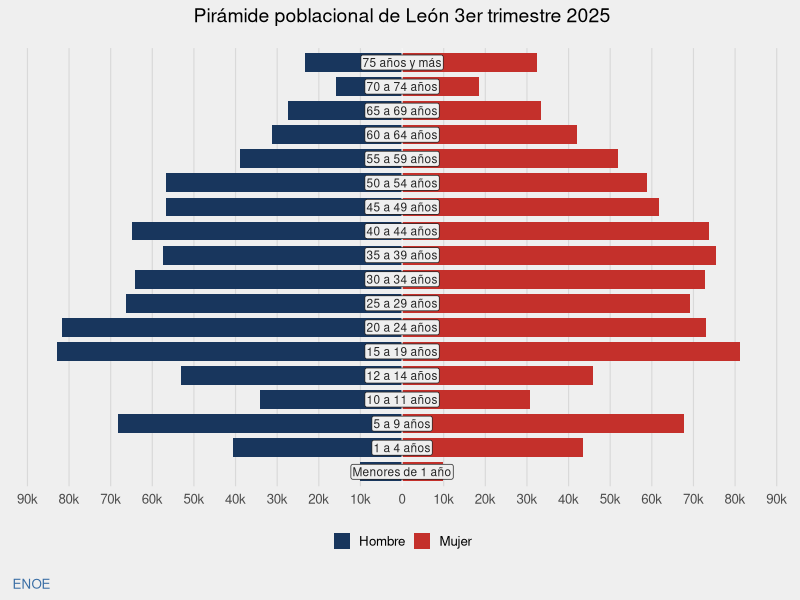
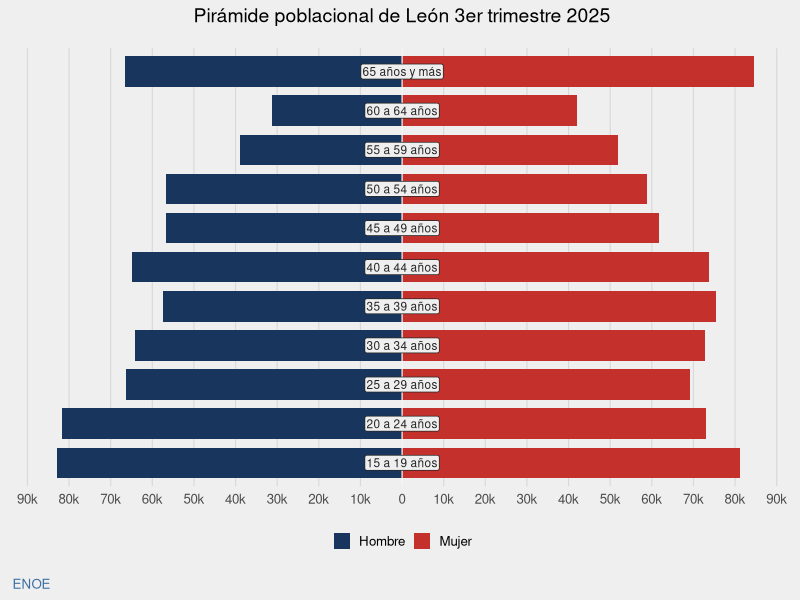
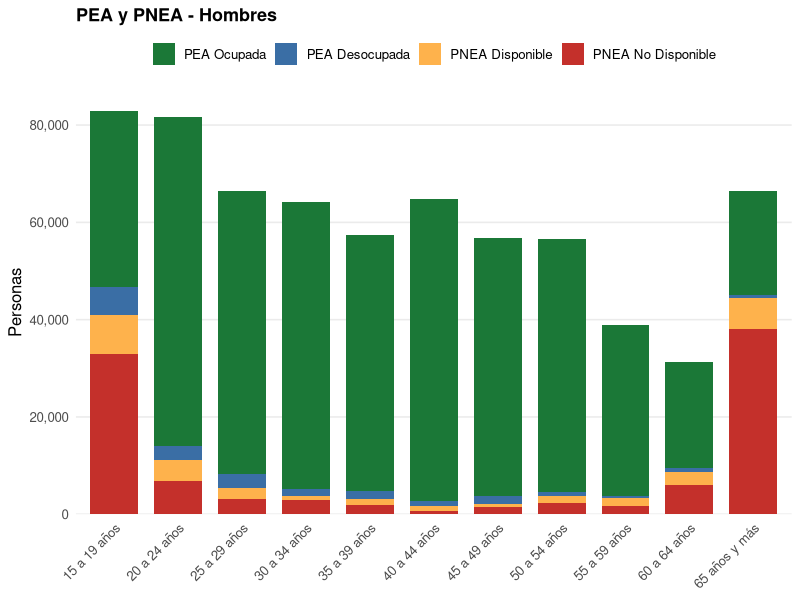
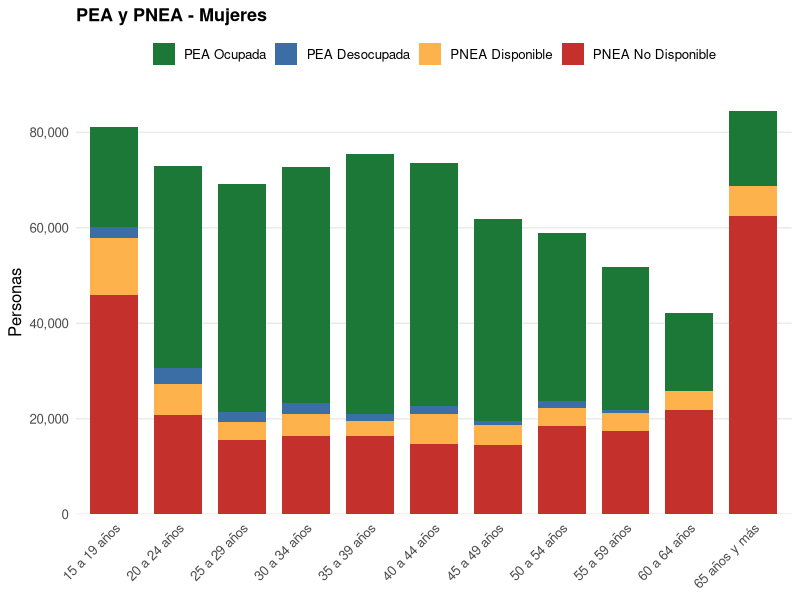
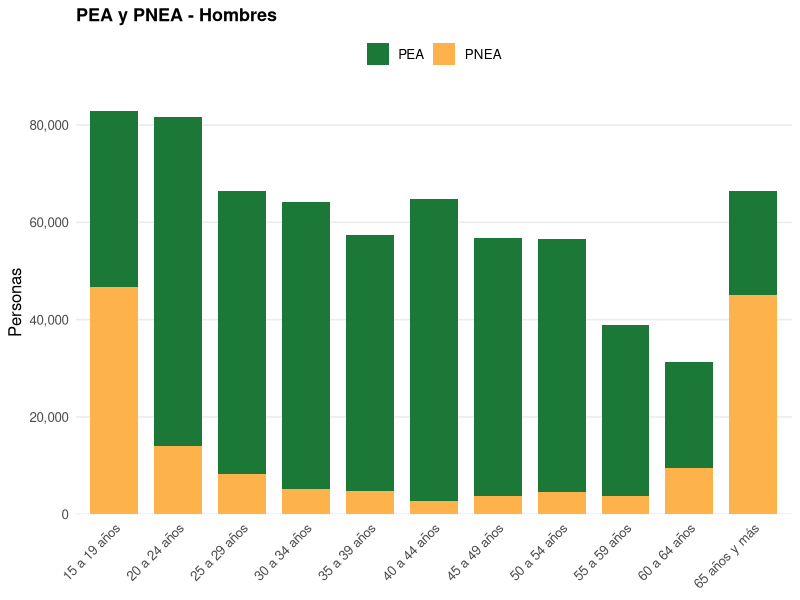
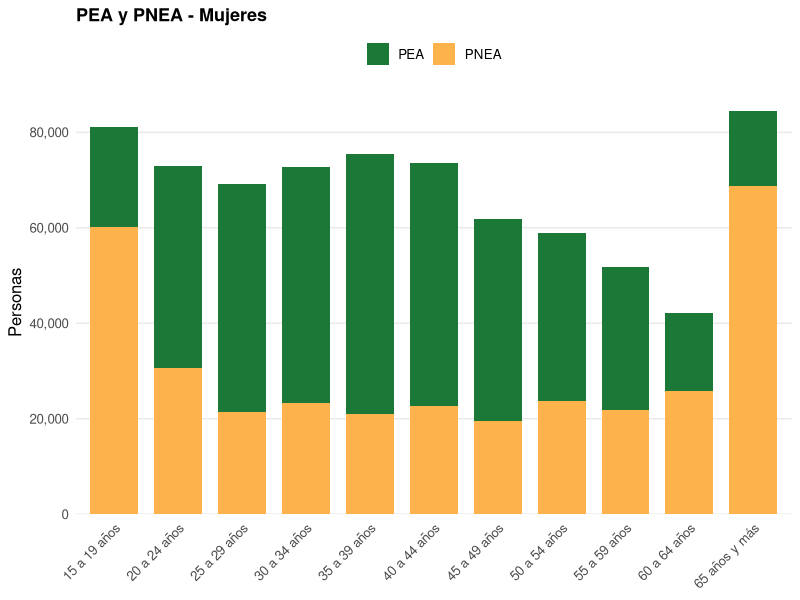
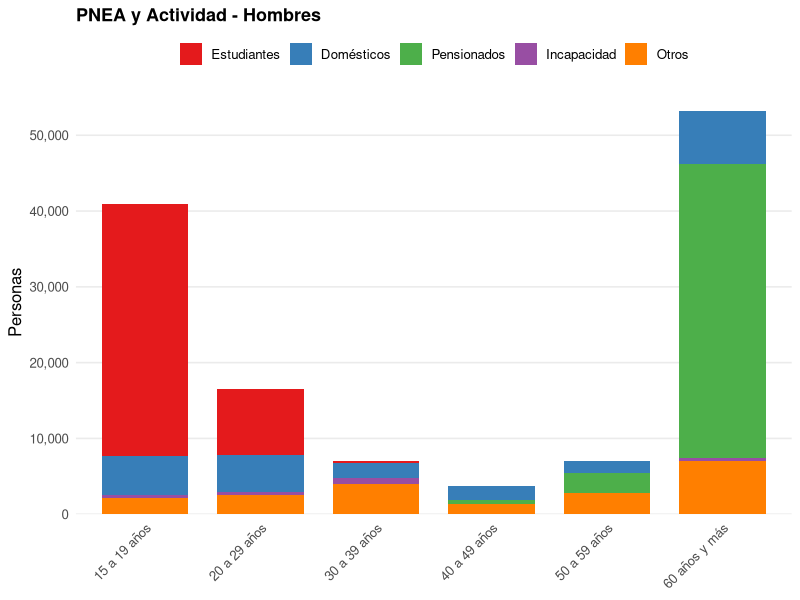
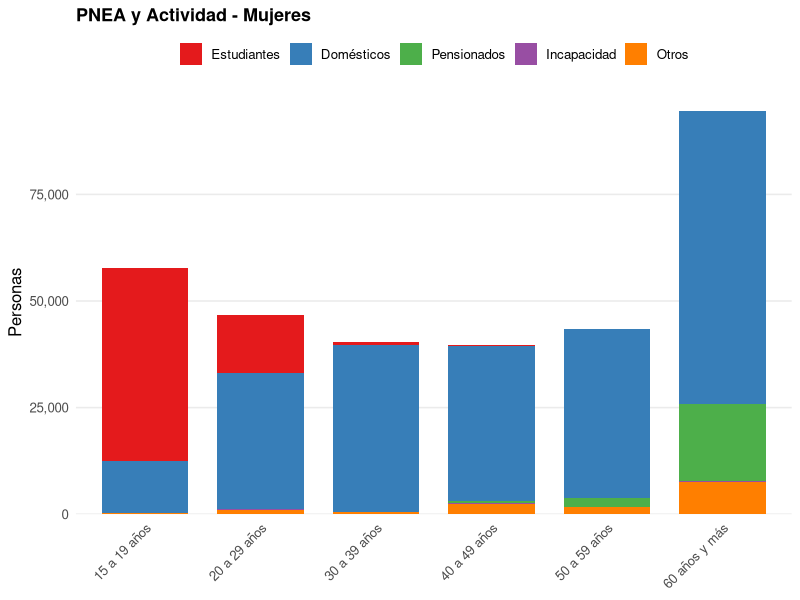

These figures' R source, in order:
## ---- chunk 1
#| include: false

library(tidyverse)
library(RColorBrewer)
library(writexl)
library(openxlsx)
library(kableExtra)
library(readxl)
library(tidyr)
## ---- chunk 2
#| code-fold: true
#| fig-align: center

data_pob_complete <- read_excel("./data_input/A_1_Pob_Edad_Sexo_complete_3t.xlsx")
orden_grupos_edad <- c(
  "Menores de 1 año", "1 a 4 años","5 a 9 años", "10 a 11 años", "12 a 14 años",
  "15 a 19 años", "20 a 24 años", "25 a 29 años", "30 a 34 años",
  "35 a 39 años", "40 a 44 años", "45 a 49 años", "50 a 54 años",
  "55 a 59 años", "60 a 64 años", "65 a 69 años", "70 a 74 años",
  "75 años y más"
)

data_pob_complete$Grupo <- factor(data_pob_complete$Grupo, levels = orden_grupos_edad)
data_pob_complete$Sexo <- factor(data_pob_complete$Sexo, levels = c("Hombres", "Mujeres"))

grafica_piramide <- function(pob)
{  
pob <- pob |> dplyr::select(Sexo, Grupo, Poblacion) 

pob <- pob |> 
  mutate(
    pob_dir = ifelse(Sexo == "Hombres", -Poblacion, Poblacion)  # signo para el lado
  )

# Límite simétrico del eje (redondeado a la decena de millar superior)
lim <- ceiling(max(pob$Poblacion) / 10000) * 10000
cortes <- seq(-lim, lim, by = 10000)

colores <- c("Hombres" = "#18365d",  
             "Mujeres" = "#c4302b")  

etiquetas <- pob |>  distinct(Grupo)

p <- ggplot(pob, aes(x = pob_dir, y = Grupo, fill = Sexo)) +
  geom_col(width = 0.78) +
  geom_vline(xintercept = 0, color = "white", linewidth = 0.4) +
  # Etiqueta del grupo quinquenal centrada sobre el eje 0.
  # fill = color del fondo para enmascarar las barras detrás; label.size = 0 quita el borde.
  geom_label(
    data = etiquetas,
    aes(x = 0, y = Grupo, label = Grupo),
    inherit.aes = FALSE,
    fill = "#efefef", color = "grey15",
    linewidth = 0, label.padding = unit(0.12, "lines"),
    size = 3
  ) +
  scale_x_continuous(
    breaks = cortes,
    labels = function(x) ifelse(x == 0, "0", paste0(abs(x) / 1000, "k")),
    limits = c(-lim, lim),
    expand = expansion(mult = c(0.02, 0.02))
  ) +
  scale_fill_manual(
    values = colores,
    labels = c("Hombres" = "Hombre", "Mujeres" = "Mujer"),  # leyenda como en la figura
    name   = NULL
  ) +
  labs(
    title   = "Pirámide poblacional de León 3er trimestre 2025",
    x = NULL, y = NULL,
    caption = "ENOE"
  ) +
  theme_minimal(base_size = 12) +
  theme(
    plot.background   = element_rect(fill = "#efefef", color = NA),
    panel.background  = element_rect(fill = "#efefef", color = NA),
    panel.grid.major.x = element_line(color = "#d9d9d9", linewidth = 0.4),
    panel.grid.minor   = element_blank(),
    panel.grid.major.y = element_blank(),
    axis.text.y  = element_blank(),   # la figura original no rotula los grupos
    axis.ticks   = element_blank(),
    plot.title   = element_text(hjust = 0.5, size = 14, margin = margin(b = 15)),
    plot.caption = element_text(hjust = 0, color = "#3a6ea5", margin = margin(t = 15)),
    legend.position = "bottom",
    legend.key.size = unit(0.9, "lines")
  )

return(p)
}

piramide_complete <- grafica_piramide(data_pob_complete)
print(piramide_complete)

## ---- chunk 3
#| code-fold: true
#| fig-align: center

data_pob <- read_excel("./data_input/A_2_Pob_Edad_Sexo_3t.xlsx")
orden_grupos_edad <- c(
  "15 a 19 años", "20 a 24 años", "25 a 29 años", "30 a 34 años",
  "35 a 39 años", "40 a 44 años", "45 a 49 años", "50 a 54 años",
  "55 a 59 años", "60 a 64 años", "65 años y más"
)

data_pob$Grupo <- factor(data_pob$Grupo, levels = orden_grupos_edad)
data_pob$Sexo <- factor(data_pob$Sexo, levels = c("Hombres", "Mujeres"))



piramide_pob <- grafica_piramide(data_pob)
print(piramide_pob)

## ---- chunk 4
#| code-fold: true
#| fig-align: center

data_pea_pnea <- read_excel("./data_input/A_3_PEA_PNEA_3t.xlsx")

orden_grupos_edad <- c(
  "15 a 19 años", "20 a 24 años", "25 a 29 años", "30 a 34 años",
  "35 a 39 años", "40 a 44 años", "45 a 49 años", "50 a 54 años",
  "55 a 59 años", "60 a 64 años", "65 años y más")
orden_condicion <- c("PEA Ocupada", "PEA Desocupada", "PNEA Disponible", "PNEA No Disponible")

data_pea_pnea$Grupo <- factor(data_pea_pnea$Grupo, levels = orden_grupos_edad)
data_pea_pnea$Sexo <- factor(data_pea_pnea$Sexo, levels = c("Hombres", "Mujeres"))
data_pea_pnea$Condicion <- factor(data_pea_pnea$Condicion, levels = orden_condicion)

colores <- c("PEA Ocupada" = "#1b7837", "PEA Desocupada" = "#3a6ea5", 
             "PNEA Disponible" = "#feb24c", "PNEA No Disponible" = "#c4302b")

# Función: diagrama de barras apiladas para un sexo
grafico_pea_pnea_general <- function(sx) {
  ggplot(filter(data_pea_pnea, Sexo == sx),
         aes(x = Grupo, y = Poblacion, fill = Condicion)) +
    geom_col(width = 0.75) +
    scale_fill_manual(values = colores, name = NULL) +
    scale_y_continuous(labels = scales::comma,
                       expand = expansion(mult = c(0, 0.05))) +
    labs(title = paste0("PEA y PNEA - ", sx),
         x = NULL, y = "Personas") +
    theme_minimal(base_size = 12) +
    theme(
      axis.text.x        = element_text(angle = 45, hjust = 1),
      panel.grid.major.x = element_blank(),
      panel.grid.minor   = element_blank(),
      legend.position    = "top",
      plot.title         = element_text(face = "bold", size = 13)
    )
}

p_hombres <- grafico_pea_pnea_general("Hombres")
p_mujeres <- grafico_pea_pnea_general("Mujeres")

print(p_hombres)
print(p_mujeres)

## ---- chunk 5
#| code-fold: true
#| fig-align: center


data_pea_pnea$Condicion_estudio <- factor(data_pea_pnea$Condicion_estudio, levels = c("PEA", "PNEA"))

colores <- c("PEA" = "#1b7837", "PNEA" = "#feb24c")

# Función: diagrama de barras apiladas para un sexo
grafico_pea_pnea <- function(sx) {
  ggplot(filter(data_pea_pnea, Sexo == sx),
         aes(x = Grupo, y = Poblacion, fill = Condicion_estudio)) +
    geom_col(width = 0.75) +
    scale_fill_manual(values = colores, name = NULL) +
    scale_y_continuous(labels = scales::comma,
                       expand = expansion(mult = c(0, 0.05))) +
    labs(title = paste0("PEA y PNEA - ", sx),
         x = NULL, y = "Personas") +
    theme_minimal(base_size = 12) +
    theme(
      axis.text.x        = element_text(angle = 45, hjust = 1),
      panel.grid.major.x = element_blank(),
      panel.grid.minor   = element_blank(),
      legend.position    = "top",
      plot.title         = element_text(face = "bold", size = 13)
    )
}

p_hombres <- grafico_pea_pnea("Hombres")
p_mujeres <- grafico_pea_pnea("Mujeres")

print(p_hombres)
print(p_mujeres)

## ---- chunk 6
#| code-fold: true
#| fig-align: center

data_pnea_actividad_b <- read_excel("./data_input/A_4_PNEA_Actividad_3t.xlsx")

orden_grupos_edad <- c(
  "15 a 19 años", "20 a 29 años", "30 a 39 años",
  "40 a 49 años", "50 a 59 años", "60 años y más")

orden_condicion <- c("Estudiantes", "Domésticos", "Pensionados", "Incapacidad", "Otros")

data_pnea_actividad_b$Grupo <- factor(data_pnea_actividad_b$Grupo, levels = orden_grupos_edad)
data_pnea_actividad_b$Sexo <- factor(data_pnea_actividad_b$Sexo, levels = c("Hombres", "Mujeres"))
data_pnea_actividad_b$Condicion <- factor(data_pnea_actividad_b$Condicion, levels = orden_condicion)



# Función: diagrama de barras apiladas para un sexo
grafico_actividad_sexo <- function(sx) {
  ggplot(filter(data_pnea_actividad_b, Sexo == sx),
         aes(x = Grupo, y = Poblacion, fill = Condicion)) +
    geom_col(width = 0.75) +
    scale_fill_brewer(palette = "Set1", name = NULL) +
    scale_y_continuous(labels = scales::comma,
                       expand = expansion(mult = c(0, 0.05))) +
    labs(title = paste0("PNEA y Actividad - ", sx),
         x = NULL, y = "Personas") +
    theme_minimal(base_size = 12) +
    theme(
      axis.text.x        = element_text(angle = 45, hjust = 1),
      panel.grid.major.x = element_blank(),
      panel.grid.minor   = element_blank(),
      legend.position    = "top",
      plot.title         = element_text(face = "bold", size = 13)
    )
}

p_hombres <- grafico_actividad_sexo("Hombres")
p_mujeres <- grafico_actividad_sexo("Mujeres")

print(p_hombres)
print(p_mujeres)
## ---- chunk 7
#| code-fold: true
#| fig-align: center
#| fig-width: 10

data_ocup <- read_excel("./data_input/A_5_PO_ocupacion_3t.xlsx")

orden_ocupacion <- c("Profesionales, técnicos y trabajadores del arte", 
                     "Trabajadores de la educación", "Funcionarios y directivos", 
                     "Oficinistas", "Trabajadores industriales, artesanos y ayudantes", 
                     "Comerciantes", "Operadores de transportes", "Trabajadores en servicios personales", "Trabajadores en protección y vigilancia", "Trabajadores agropecuarios", "No especificado")

data_ocup$Grupo_ocupacion <- factor(data_ocup$Grupo_ocupacion, levels = orden_ocupacion)
data_ocup$Sexo <- factor(data_ocup$Sexo, levels = c("Hombres", "Mujeres"))




ggplot(data_ocup, aes(x = Sexo, y = Porcentaje_est_sexo, fill = Grupo_ocupacion)) +
  geom_col(width = 0.75) +
  scale_fill_brewer(palette = "Spectral", name = NULL) +
  labs(title = "Distribución estimada ocupacional de la población ocupada",
       x = NULL, y = "Proporción") +
  theme_minimal(base_size = 12) +
  theme(
    axis.text.x        = element_text(angle = 45, hjust = 0.5),
    panel.grid.major.x = element_blank(),
    panel.grid.minor   = element_blank(),
    legend.position    = "right",
    plot.title         = element_text(face = "bold", size = 13)
  )



## ---- chunk 8
#| code-fold: true
#| fig-align: center


data_ing <- read_excel("./data_input/A_6_PO_ingreso_3t.xlsx")

orden_ocupacion <- c("Profesionales, técnicos y trabajadores del arte", 
                     "Trabajadores de la educación", "Funcionarios y directivos", 
                     "Oficinistas", "Trabajadores industriales, artesanos y ayudantes", 
                     "Comerciantes", "Operadores de transportes", "Trabajadores en servicios personales", "Trabajadores en protección y vigilancia", "Trabajadores agropecuarios", "No especificado")

orden_nivel_ingreso <- c("Hasta un s.m.", "1 a 2 s.m.", "2 a 3 s.m.", "3 a 5 s.m.",
                         "Más de 5 s.m.", "No ingresos", "No especifica")

data_ing$Grupo_ocupacion <- factor(data_ing$Grupo_ocupacion, levels = orden_ocupacion)
data_ing$label_ocupacion <- factor(data_ing$label_ocupacion)
data_ing$Sexo <- factor(data_ing$Sexo, levels = c("Hombres", "Mujeres"))
data_ing$Nivel_ingresos <- factor(data_ing$Nivel_ingresos, levels = orden_nivel_ingreso)



ggplot(data_ing, aes(x = label_ocupacion, y = Pob_est, fill = Nivel_ingresos)) +
  geom_col(width = 0.75) +
  scale_fill_brewer(palette = "Spectral", name = NULL) +
  labs(title = "Distribución de ingresos por ocupación",
       x = "Ocupación", y = "Población") +
  theme_minimal(base_size = 12) +
  theme(
    #axis.text.x        = element_text(angle = 90),
    panel.grid.major.x = element_blank(),
    panel.grid.minor   = element_blank(),
    legend.position    = "right",
    plot.title         = element_text(face = "bold", size = 13)
  )

data_ing |> filter(Sexo == "Hombres") |>
ggplot(aes(x = label_ocupacion, y = Pob_est, fill = Nivel_ingresos)) +
  geom_col(width = 0.75) +
  scale_fill_brewer(palette = "Spectral", name = NULL) +
  labs(title = "Distribución de ingresos por ocupación-Hombres",
       x = "Ocupación", y = "Población") +
  theme_minimal(base_size = 12) +
  theme(
    #axis.text.x        = element_text(angle = 90),
    panel.grid.major.x = element_blank(),
    panel.grid.minor   = element_blank(),
    legend.position    = "right",
    plot.title         = element_text(face = "bold", size = 13)
  )

data_ing |> filter(Sexo == "Mujeres") |>
ggplot(aes(x = label_ocupacion, y = Pob_est, fill = Nivel_ingresos)) +
  geom_col(width = 0.75) +
  scale_fill_brewer(palette = "Spectral", name = NULL) +
  labs(title = "Distribución de ingresos por ocupación-Mujeres",
       x = "Ocupación", y = "Población") +
  theme_minimal(base_size = 12) +
  theme(
    #axis.text.x        = element_text(angle = 90),
    panel.grid.major.x = element_blank(),
    panel.grid.minor   = element_blank(),
    legend.position    = "right",
    plot.title         = element_text(face = "bold", size = 13)
  )
